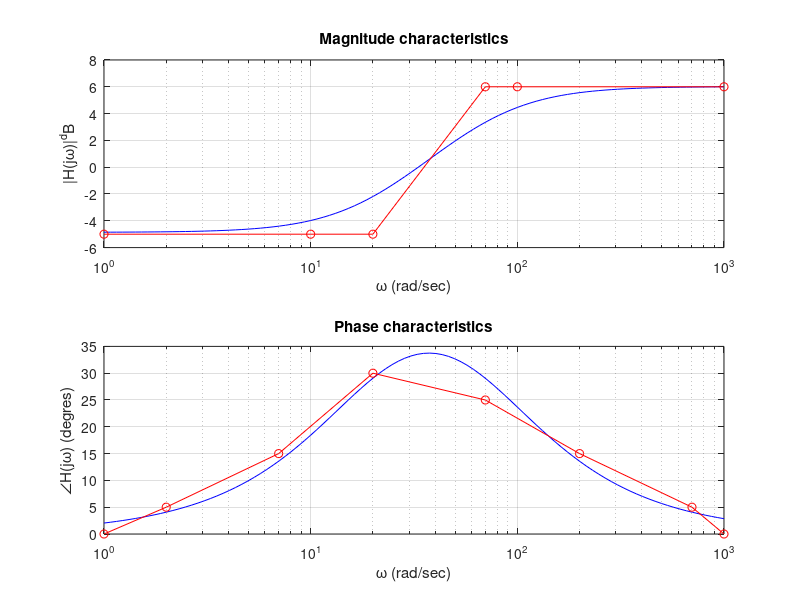

Write the MATLAB code that produced this figure.
clear;clc
% approximations for magnitude
wma=[1 10 20 70 100 1e3];ma=[-5 -5 -5 6 6 6];
% approximations for phase
wfa=[1 2 7 20 70 200 700 1e3];fa=[0 5 15 30 25 15 5 0];
% plotting the approximations
subplot(211);semilogx(wma,ma,'ro-');grid
title('Magnitude characteristics');
xlabel('\omega (rad/sec)');ylabel('|H(j\omega)|^dB');
subplot(212);semilogx(wfa,fa,'ro-');grid;shg;
title('Phase characteristics');ylabel('\angleH(j\omega) (degres)');

%%

% comparison with Bode in Matlab
h=tf(2*[1 20],[1 70]);w=logspace(0,3,1e2);
[m,f]=bode(h, w);
mv(1:1e2,1)=m(:,:,:);fv(1:1e2,1)=f(:,:,:);
subplot(211);semilogx(w,20*log10(mv),'b',wma,ma,'ro-');grid
title('Magnitude characteristics');
xlabel('\omega (rad/sec)');ylabel('|H(j\omega)|^dB');
subplot(212);semilogx(w,fv,'b',wfa,fa,'ro-');grid;shg;
title('Phase characteristics');
xlabel('\omega (rad/sec)'); ylabel('\angleH(j\omega) (degres)');